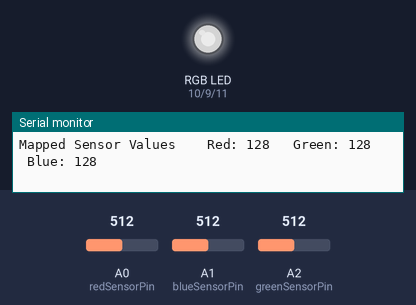
Bench run of a sketch on a simulated Arduino Uno, built with avr-gcc and run on an emulated ATmega328P. Shown: an RGB LED mixed from three pins (HIGH = lit), the last lines printed to the serial monitor. The inputs (shaded band) are chosen by the test bench; at power-on: A0 (redSensorPin) = 512, A1 (blueSensorPin) = 512, A2 (greenSensorPin) = 512. Dim RGB values are drawn brighter than linear.

Above: at 1.2 s.
1.3 s: A0 (redSensorPin) set to 410
At 1.8 s:
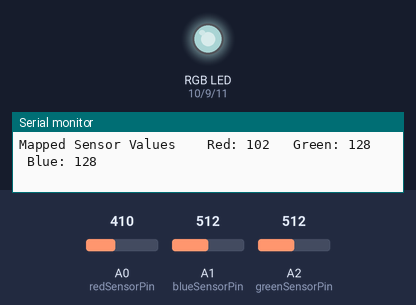
4.3 s: A0 (redSensorPin) set to 393
At 5.9 s:
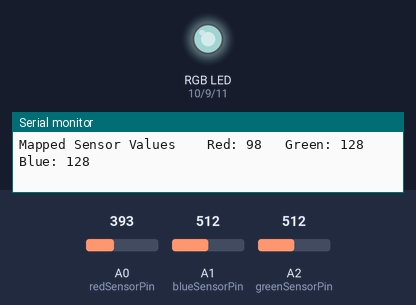
7.3 s: A1 (blueSensorPin) set to 412
At 8.3 s:
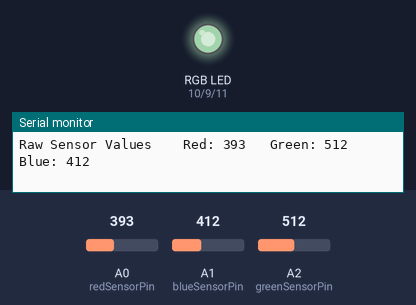
10.3 s: A1 (blueSensorPin) set to 385
At 10.7 s:
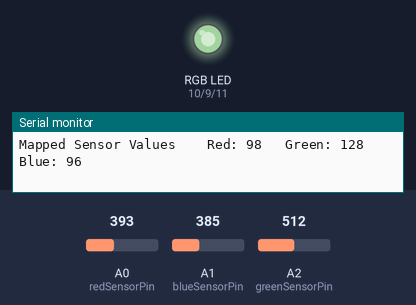
13.3 s: A2 (greenSensorPin) set to 409
At 14.6 s:
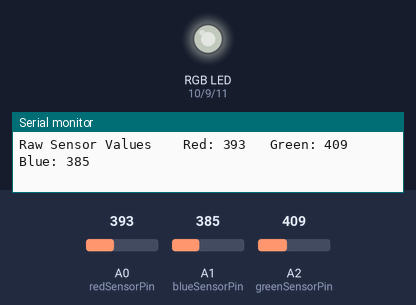
16.3 s: A2 (greenSensorPin) set to 385
At 17.6 s:
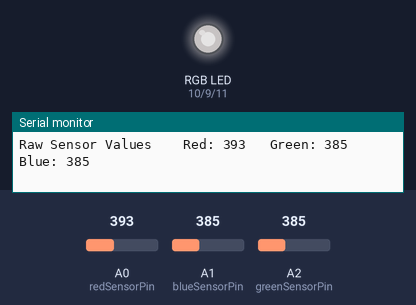
Timing chart, 0 to 19.0 s (numbered marks = the images above; inputs shaded):
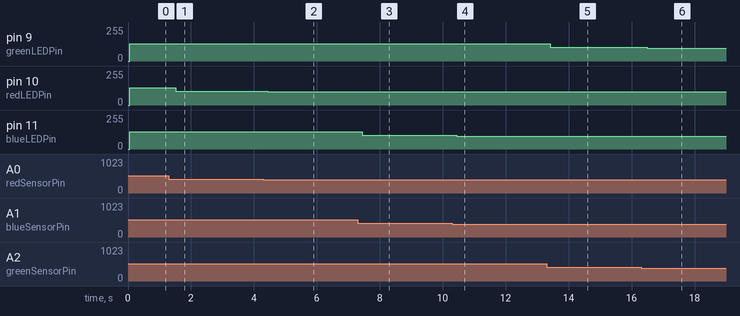

Measured:
- after the input at 1.3 s, pin 10 (redLEDPin): 128/255 → 102/255 after 0.22 s
- after the input at 4.3 s, pin 10 (redLEDPin): 102/255 → 98/255 after 0.13 s
- after the input at 7.3 s, pin 11 (blueLEDPin): 128/255 → 103/255 after 0.14 s
- after the input at 10.3 s, pin 11 (blueLEDPin): 103/255 → 96/255 after 0.14 s
- after the input at 13.3 s, pin 9 (greenLEDPin): 128/255 → 102/255 after 0.12 s
- after the input at 16.3 s, pin 9 (greenLEDPin): 102/255 → 96/255 after 0.21 s

The sketch:

colormixingLamp.ino
```cpp
// LED's and sensor pin constants
const int greenLEDPin = 9;
const int redLEDPin = 10;
const int blueLEDPin = 11;

const int redSensorPin = A0;
const int blueSensorPin = A1;
const int greenSensorPin = A2;

// LED's and sensor vales
int greenValue = 9;
int redValue = 10;
int blueValue = 11;

int redSensorValue = A0;
int blueSensorValue = A1;
int greenSensorValue = A2;

void setup() {
  Serial.begin(9600);

  pinMode(redLEDPin,OUTPUT);
  pinMode(greenLEDPin,OUTPUT);
  pinMode(blueLEDPin,OUTPUT);
}

void loop() {
  redSensorValue = analogRead(redSensorPin);
  delay(5);
  greenSensorValue = analogRead(greenSensorPin);
  delay(5);
  blueSensorValue = analogRead(blueSensorPin);

  // Monitoring sensor values
  Serial.print("Raw Sensor Values \t Red: ");
  Serial.print(redSensorValue);
  Serial.print("\t Green: ");
  Serial.print(greenSensorValue);
  Serial.print("\t Blue: ");
  Serial.print(blueSensorValue);

  // Sensor reading to voltage
  redValue = redSensorValue/4;
  greenValue = greenSensorValue/4;
  blueValue = blueSensorValue/4;

  // Mapped sensor values
  Serial.print("\nMapped Sensor Values \t Red: ");
  Serial.print(redValue);
  Serial.print("\t Green: ");
  Serial.print(greenValue);
  Serial.print("\t Blue: ");
  Serial.print(blueValue);
  Serial.print("\n\n");

  // Send out the values to the LED pin's
  analogWrite(redLEDPin, redValue);
  analogWrite(greenLEDPin, greenValue);
  analogWrite(blueLEDPin, blueValue);

}
```
